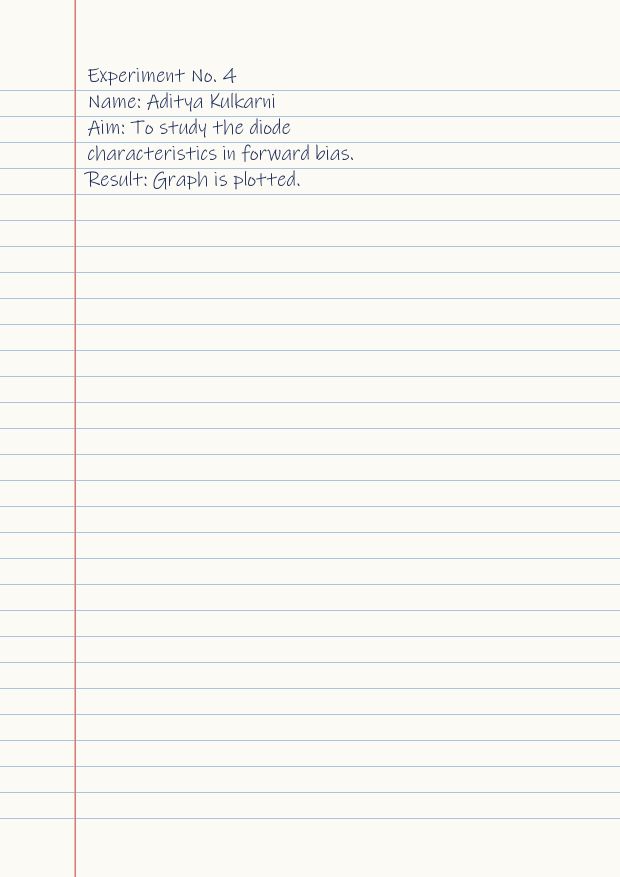
#> input picture tests/fixtures/ruled-page.png, 1240 x 1754 px (shown at 1/2 size)
$ python -i paper.py   (imports and definitions only)
#> lines starting #> are read from the running program, lines starting #| are printed output that depends on the picture; after the words box and inside, x2 and y2 are one past the last pixel; in counts of white or black regions, pixels touching at a corner belong together
### workers/handwriting/hw/style.py
"""Reference style extraction: lettering only. Word crops are cut from the reference page for the style
encoder and the ink colour is sampled; the words' meaning is never read or reused."""
from __future__ import annotations

import cv2
import numpy as np
from PIL import Image


def line_masks(gray: np.ndarray) -> np.ndarray:
    """Mask of long horizontal/vertical strokes (ruling, margins, table borders)."""
    ink = cv2.adaptiveThreshold(gray, 255, cv2.ADAPTIVE_THRESH_MEAN_C, cv2.THRESH_BINARY_INV, 31, 12)
    h, w = gray.shape
    horiz = cv2.morphologyEx(ink, cv2.MORPH_OPEN, cv2.getStructuringElement(cv2.MORPH_RECT, (max(30, w // 12), 1)))
    vert = cv2.morphologyEx(ink, cv2.MORPH_OPEN, cv2.getStructuringElement(cv2.MORPH_RECT, (1, max(30, h // 12))))
    return cv2.dilate(horiz | vert, np.ones((3, 3), np.uint8))


def ink_mask(rgb: np.ndarray) -> np.ndarray:
    """Writing pixels: darker than the local paper, excluding long ruling/margin strokes."""
    gray = cv2.cvtColor(rgb, cv2.COLOR_RGB2GRAY)
    ink = cv2.adaptiveThreshold(gray, 255, cv2.ADAPTIVE_THRESH_GAUSSIAN_C, cv2.THRESH_BINARY_INV, 35, 15)
    ink[line_masks(gray) > 0] = 0
    # Drop specks (noise, paper texture).
    n, labels, stats, _ = cv2.connectedComponentsWithStats(ink, 8)
    keep = np.zeros(n, bool)
    keep[1:] = stats[1:, cv2.CC_STAT_AREA] >= 6
    return np.where(keep[labels], 255, 0).astype(np.uint8)


# [40 lines left out: function extract_style, not called in this run]

### workers/handwriting/hw/paper.py
"""Paper templates: reconstruct a clean reusable sheet from a reference page (writing removed, ruling kept),
or draw a labelled synthetic approximation when no reference is given or extraction fails."""
from __future__ import annotations

from dataclasses import dataclass, field

import cv2
import numpy as np
from PIL import Image

from .style import ink_mask, line_masks


@dataclass
class Paper:
    image: Image.Image
    baselines: list[int]  # y of each writable rule, top to bottom
    margin_x: int  # left edge for writing
    right_x: int
    source: str  # "reference" | "synthetic"
    notes: list[str] = field(default_factory=list)


def _rule_rows(gray: np.ndarray) -> list[int]:
    """Rows carrying long horizontal rules (peaks of the horizontal-line mask)."""
    h, w = gray.shape
    lines = line_masks(gray)
    horiz = cv2.morphologyEx(lines, cv2.MORPH_OPEN, cv2.getStructuringElement(cv2.MORPH_RECT, (w // 3, 1)))
    rows = np.where(horiz.sum(axis=1) / 255 > w * 0.4)[0]
    peaks: list[int] = []
    for r in rows:
        if peaks and r - peaks[-1] <= 3:
            continue
        peaks.append(int(r))
    return peaks


def _margin(gray: np.ndarray) -> int | None:
    h, w = gray.shape
    lines = line_masks(gray)
    vert = cv2.morphologyEx(lines, cv2.MORPH_OPEN, cv2.getStructuringElement(cv2.MORPH_RECT, (1, h // 2)))
    cols = np.where(vert.sum(axis=0) / 255 > h * 0.5)[0]
    cols = cols[cols < w * 0.35]  # a left margin, not a border on the right
    return int(cols.max()) if len(cols) else None


def reconstruct(img: Image.Image) -> Paper:
    """Remove all writing from a used sheet. Inpainting only touches ink pixels; rules are restamped."""
    rgb = np.asarray(img.convert("RGB")).copy()
    gray = cv2.cvtColor(rgb, cv2.COLOR_RGB2GRAY)
    ink = cv2.dilate(ink_mask(rgb), np.ones((5, 5), np.uint8))
    rules = line_masks(gray) > 0
    clean = cv2.inpaint(rgb, ink, 5, cv2.INPAINT_TELEA)
    clean[rules & (ink == 0)] = rgb[rules & (ink == 0)]  # rule pixels that were never under ink stay original
    baselines = _rule_rows(gray)
    notes: list[str] = []
    h, w = gray.shape
    if len(baselines) >= 5:
        spacing = int(np.median(np.diff(baselines)))
        baselines = [b for b in baselines if b > spacing * 1.5]  # skip header band
    else:
        spacing = h // 32
        baselines = list(range(int(h * 0.12), int(h * 0.95), spacing))
        notes.append("No ruled lines detected; using evenly spaced invisible baselines.")
    margin = _margin(gray)
    if margin is None:
        notes.append("No margin line detected; using a 10% left margin.")
    return Paper(Image.fromarray(clean), baselines, (margin or int(w * 0.1)) + max(6, spacing // 3), int(w * 0.95), "reference", notes)


def synthetic(width_mm: float, height_mm: float, dpi: int, top_mm: float, left_mm: float, spacing_mm: float, style: str) -> Paper:
    """Generic notebook paper — an approximation, always reported as such."""
    px = lambda mm: int(round(mm / 25.4 * dpi))  # noqa: E731
    w, h = px(width_mm), px(height_mm)
    arr = np.full((h, w, 3), (252, 250, 244), np.uint8)
    baselines = list(range(px(top_mm), h - px(15), px(spacing_mm)))
    if style in ("ruled", "grid"):
        for y in baselines:
            arr[y : y + max(1, dpi // 150)] = (185, 205, 224)
    if style == "grid":
        for x in range(0, w, px(spacing_mm)):
            arr[:, x : x + max(1, dpi // 150)] = (205, 219, 230)
    margin = px(left_mm)
    if style == "ruled":
        arr[:, margin - px(4) : margin - px(4) + max(1, dpi // 100)] = (217, 140, 140)
    return Paper(Image.fromarray(arr), baselines, margin, w - px(12), "synthetic", ["Synthetic paper: an approximation, not a match of any real sheet."])


def residual_ink(original: Image.Image, cleaned: Image.Image) -> float:
    """Fraction of the original's writing pixels still dark after cleaning (0 = all writing removed)."""
    ink = ink_mask(np.asarray(original.convert("RGB"))) > 0
    if not ink.any():
        return 0.0
    still = ink_mask(np.asarray(cleaned.convert("RGB"))) > 0
    return float((ink & still).sum() / ink.sum())

>>> from PIL import Image
>>> picture = Image.open('../../../tests/fixtures/ruled-page.png')
#> picture is the input picture: PIL image 1240x1754 RGB; mean R, G, B 248.2, 247, 242.3
>>> result = reconstruct(picture)
#> in ink_mask, `ink = cv2.adaptiveThreshold(gray, 255, cv2.ADAPTIVE_THRESH_GAUSSIAN_C,..`:
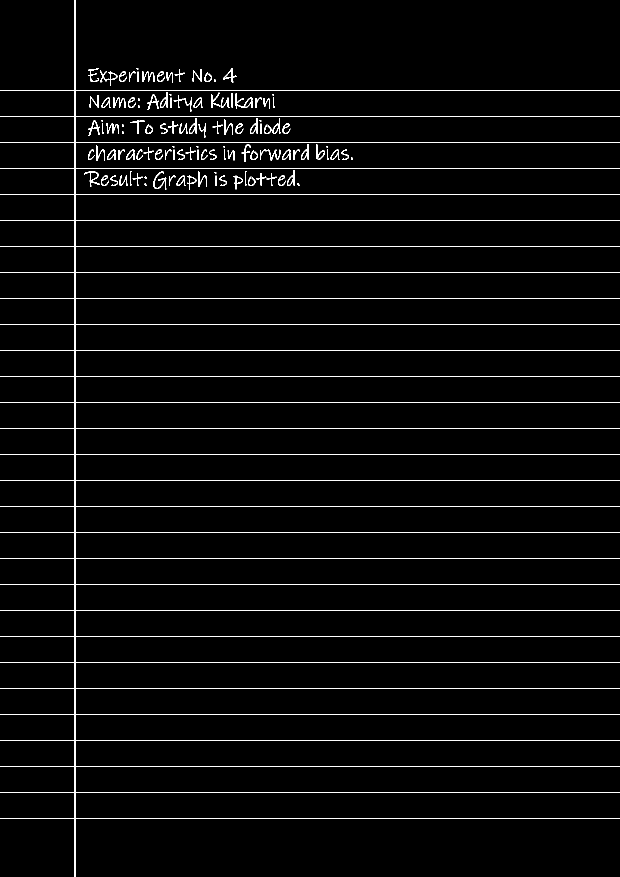
#> ink: shape (1754, 1240) (shown at 1/2 size); 4.1% white in thin lines or dots
#> in ink_mask, `ink[line_masks(gray) > 0] = 0`:
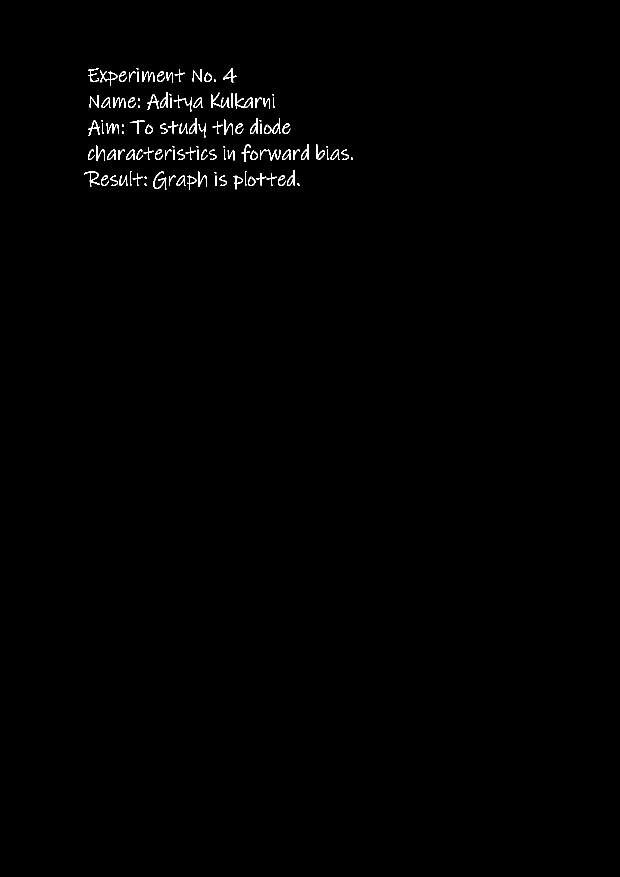
#> ink: shape (1754, 1240) (shown at 1/2 size); 0.53% white in thin lines or dots, all inside (x1, y1, x2, y2) = (168, 136, 706, 379)
#> in ink_mask, `n, labels, stats, _ = cv2.connectedComponentsWithStats(ink, 8)`: labels: shape (1754, 1240) int32; 116 distinct labels, from 0 to 115
#> in ink_mask, `n, labels, stats, _ = cv2.connectedComponentsWithStats(ink, 8)`: n = 116; stats = 116 rows, first 6: [0, 0, 1240, 1754, 2163528], [176, 136, 22, 28, 176], [273, 136, 4, 3, 10], [446, 136, 27, 30, 177], [349, 138, 21, 26, 96], [385, 138, 19, 25, 158]
#> in reconstruct, `ink = cv2.dilate(ink_mask(rgb), np.ones((5, 5), np.uint8))`:
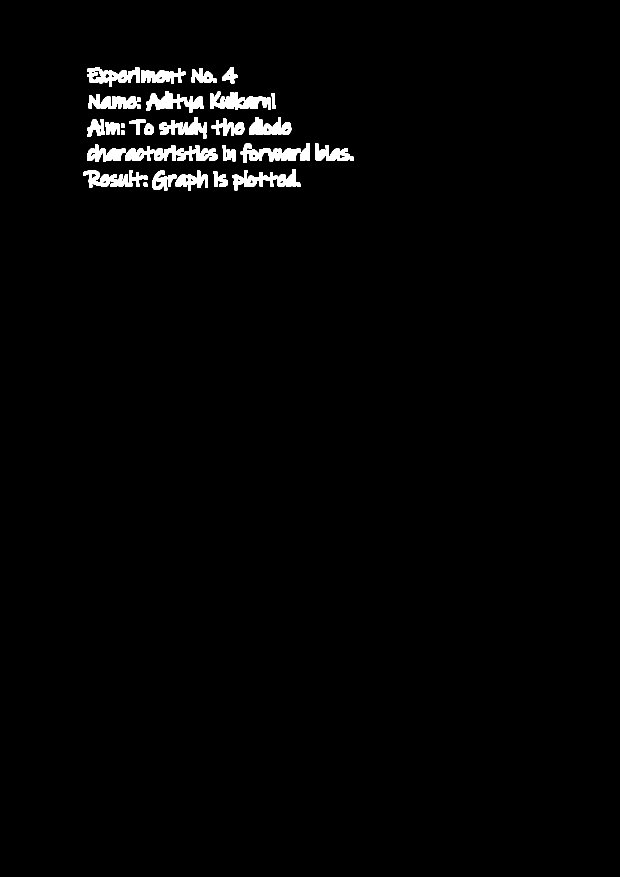
#> ink: shape (1754, 1240) (shown at 1/2 size); 1.7% white; 44 white regions, largest, box (x1, y1, x2, y2) and area: (465, 338, 592, 381) 2429, (166, 340, 295, 376) 2379, (292, 182, 407, 225) 2337
#> in line_masks (call 2), `ink = cv2.adaptiveThreshold(gray, 255, cv2.ADAPTIVE_THRESH_MEAN_C, cv2..`: ink: shape (1754, 1240); 4.1% white in thin lines or dots
#> in line_masks (call 2), `horiz = cv2.morphologyEx(ink, cv2.MORPH_OPEN, cv2.getStructuringElemen..`:
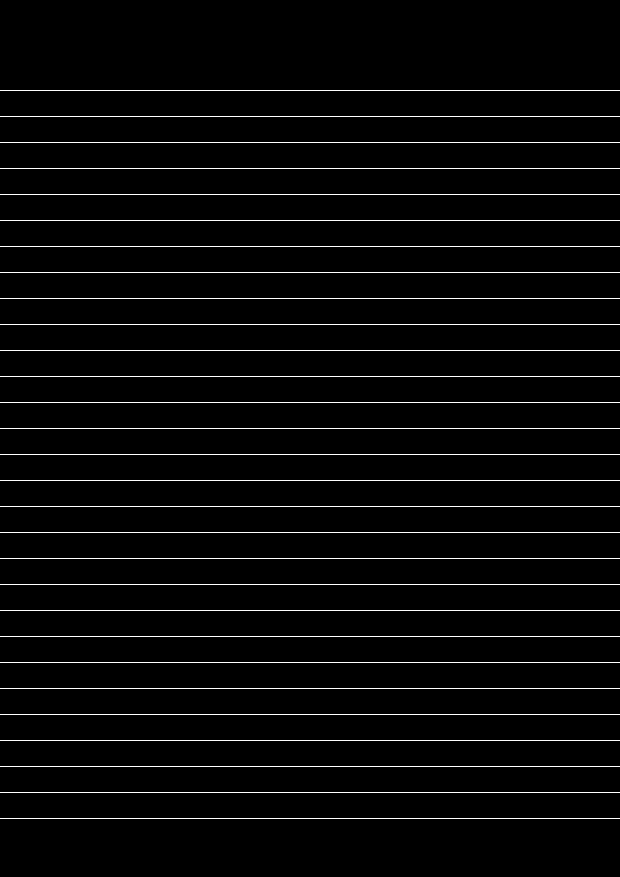
#> horiz: shape (1754, 1240) (shown at 1/2 size); 3.3% white in thin lines or dots, all inside (x1, y1, x2, y2) = (0, 180, 1240, 1638)
#> in line_masks (call 2), `vert = cv2.morphologyEx(ink, cv2.MORPH_OPEN, cv2.getStructuringElement..`: vert: shape (1754, 1240); 0.24% white; 1 white region, box (x1, y1, x2, y2) and area: (149, 0, 152, 1754) 5262
#> in line_masks (call 2), `return cv2.dilate(horiz | vert, np.ones((3, 3), np.uint8))`:
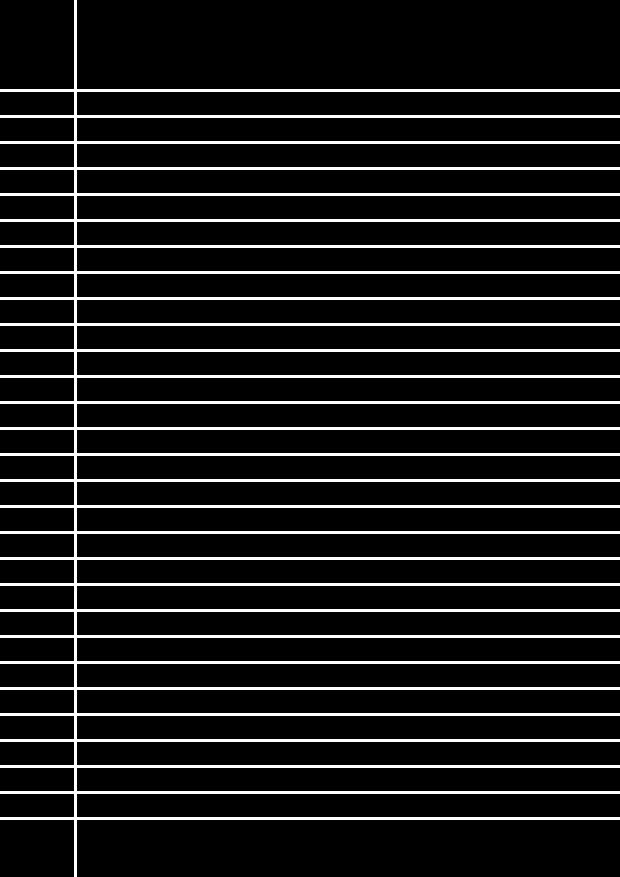
#> returned value: shape (1754, 1240) (shown at 1/2 size); 7% white; 1 white region, box (x1, y1, x2, y2) and area: (0, 0, 1240, 1754) 152030
#> in _rule_rows, `horiz = cv2.morphologyEx(lines, cv2.MORPH_OPEN, cv2.getStructuringElem..`:
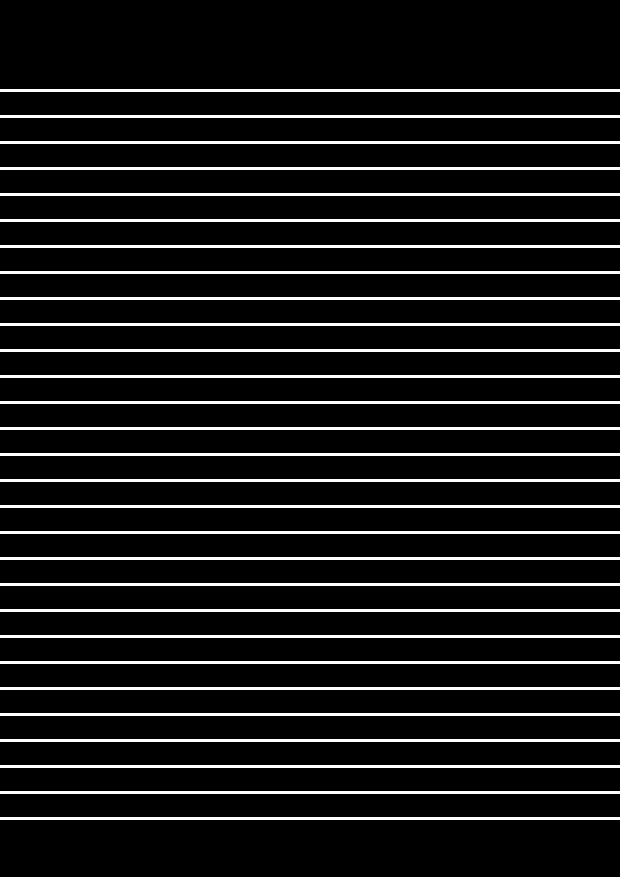
#> horiz: shape (1754, 1240) (shown at 1/2 size); 6.6% white; 29 white regions, largest, box (x1, y1, x2, y2) and area: (0, 179, 1240, 183) 4960, (0, 231, 1240, 235) 4960, (0, 283, 1240, 287) 4960
#> in _rule_rows, `rows = np.where(horiz.sum(axis=1) / 255 > w * 0.4)[0]`: rows = 116 values from 179 to 1638
#> the loop in _rule_rows, `for r in rows:` made 116 passes
#> r on passes 1 to 12: 179, 180, 181, 182, 231, 232, 233, 234, 283, 284, 285, 286
#> after the loop in _rule_rows, `for r in rows:`: peaks = 29 values from 179 to 1635
#> in reconstruct, `spacing = int(np.median(np.diff(baselines)))`: spacing = 52
#> in _margin, `vert = cv2.morphologyEx(lines, cv2.MORPH_OPEN, cv2.getStructuringEleme..`:
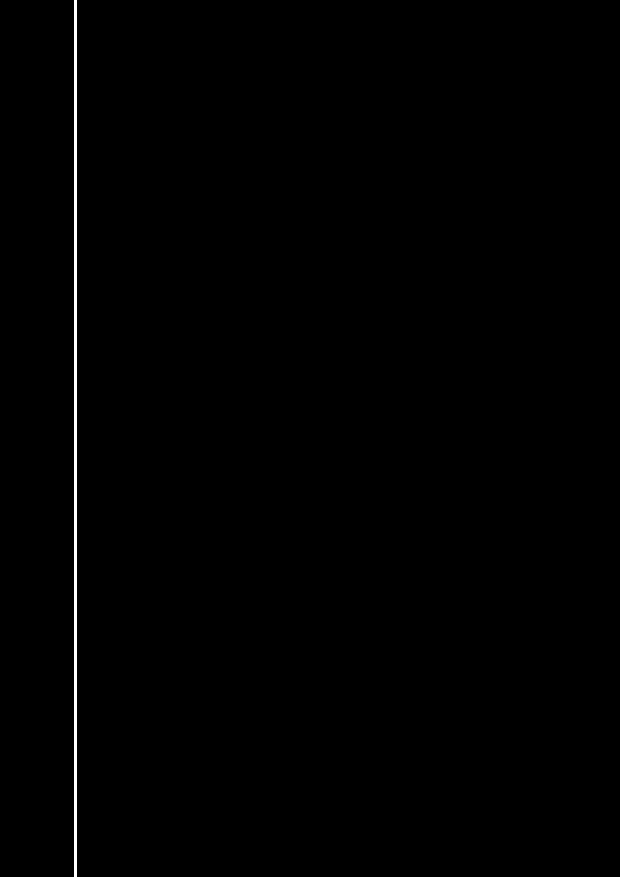
#> vert: shape (1754, 1240) (shown at 1/2 size); 0.4% white; 1 white region, box (x1, y1, x2, y2) and area: (148, 0, 153, 1754) 8770
#> in _margin, `cols = np.where(vert.sum(axis=0) / 255 > h * 0.5)[0]`: cols = [148, 149, 150, 151, 152]
#> in reconstruct, `margin = _margin(gray)`: margin = 152
